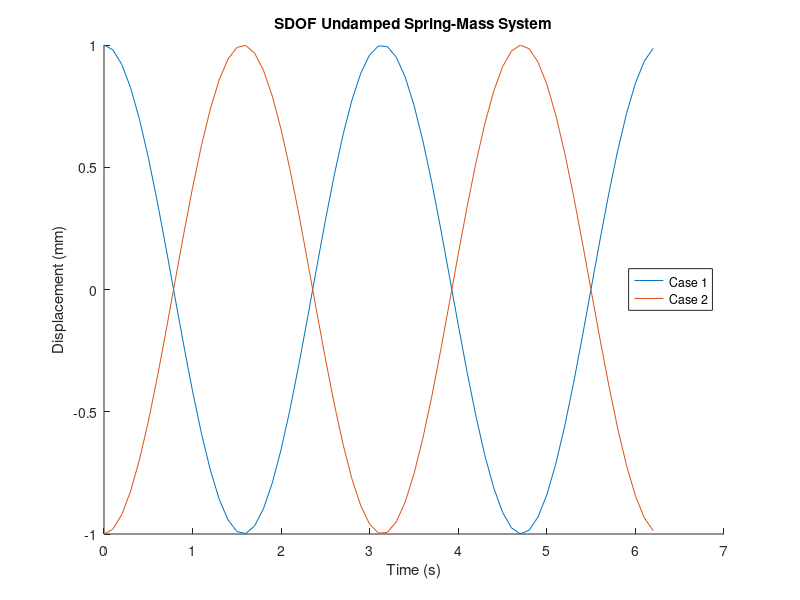

Recreate this plot in MATLAB.
%Case 1 Initial Conditions
x01 = 1; %mm
%Case 2 Initial Conditions
x02 = -1; %mm
v0 = 0; %mm/s

m = 1; %kg
k = 4; %N/m

wn = sqrt(k/m);
per = 2 * pi / wn;

t = 0:0.1:2*per;

%Case 1
A1 = (1/wn) * sqrt(wn^2 * x01^2 + v0^2);
%Case 2
A2 = (1/wn) * sqrt(wn^2 * x02^2 + v0^2);

phi1 = atan(wn * x01 / v0);
phi2 = atan(wn * x02 / v0);

x1 = A1 * sin(wn * t + phi1); 
x2 = A2 * sin(wn * t + phi2); 

close all;
hold on
title("SDOF Undamped Spring-Mass System");
ylabel("Displacement (mm)");
xlabel("Time (s)");
plot(t, x1,'DisplayName','Case 1')
plot(t, x2,'DisplayName','Case 2')
hold off
legend('Location','east')